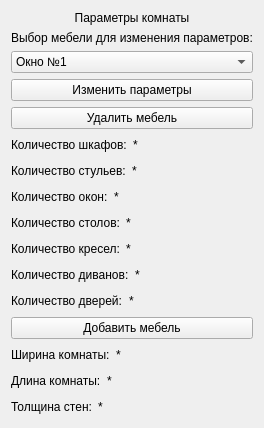
<?xml version="1.0" encoding="UTF-8"?>
<ui version="4.0">
 <class>ParametrWidget</class>
 <widget class="QWidget" name="ParametrWidget">
  <property name="geometry">
   <rect>
    <x>0</x>
    <y>0</y>
    <width>207</width>
    <height>374</height>
   </rect>
  </property>
  <property name="windowTitle">
   <string>Form</string>
  </property>
  <layout class="QVBoxLayout" name="verticalLayout">
   <item>
    <widget class="QLabel" name="mainText">
     <property name="text">
      <string>Параметры комнаты</string>
     </property>
     <property name="textFormat">
      <enum>Qt::AutoText</enum>
     </property>
     <property name="alignment">
      <set>Qt::AlignCenter</set>
     </property>
    </widget>
   </item>
   <item>
    <widget class="QLabel" name="label_2">
     <property name="text">
      <string>Выбор мебели для изменения параметров:</string>
     </property>
    </widget>
   </item>
   <item>
    <widget class="QComboBox" name="selectFunitureComboBox">
     <property name="currentText">
      <string>Окно №1</string>
     </property>
     <item>
      <property name="text">
       <string>Окно №1</string>
      </property>
     </item>
     <item>
      <property name="text">
       <string>Стул №1</string>
      </property>
     </item>
    </widget>
   </item>
   <item>
    <widget class="QPushButton" name="changeParamButton">
     <property name="text">
      <string>Изменить параметры</string>
     </property>
    </widget>
   </item>
   <item>
    <widget class="QPushButton" name="removeFurButton">
     <property name="text">
      <string>Удалить мебель</string>
     </property>
    </widget>
   </item>
   <item>
    <layout class="QHBoxLayout" name="horizontalLayout_5">
     <item>
      <widget class="QLabel" name="cupboardLabel">
       <property name="text">
        <string>Количество шкафов:</string>
       </property>
      </widget>
     </item>
     <item>
      <widget class="QLabel" name="cupboardCnt">
       <property name="text">
        <string>*</string>
       </property>
      </widget>
     </item>
     <item>
      <spacer name="horizontalSpacer_5">
       <property name="orientation">
        <enum>Qt::Horizontal</enum>
       </property>
       <property name="sizeHint" stdset="0">
        <size>
         <width>40</width>
         <height>20</height>
        </size>
       </property>
      </spacer>
     </item>
    </layout>
   </item>
   <item>
    <layout class="QHBoxLayout" name="horizontalLayout_3">
     <item>
      <widget class="QLabel" name="chairLabel">
       <property name="text">
        <string>Количество стульев:</string>
       </property>
      </widget>
     </item>
     <item>
      <widget class="QLabel" name="chairCnt">
       <property name="text">
        <string>*</string>
       </property>
      </widget>
     </item>
     <item>
      <spacer name="horizontalSpacer_3">
       <property name="orientation">
        <enum>Qt::Horizontal</enum>
       </property>
       <property name="sizeHint" stdset="0">
        <size>
         <width>40</width>
         <height>20</height>
        </size>
       </property>
      </spacer>
     </item>
    </layout>
   </item>
   <item>
    <layout class="QHBoxLayout" name="horizontalLayout">
     <item>
      <widget class="QLabel" name="windowLabel">
       <property name="text">
        <string>Количество окон:</string>
       </property>
      </widget>
     </item>
     <item>
      <widget class="QLabel" name="windowCnt">
       <property name="text">
        <string>*</string>
       </property>
      </widget>
     </item>
     <item>
      <spacer name="horizontalSpacer">
       <property name="orientation">
        <enum>Qt::Horizontal</enum>
       </property>
       <property name="sizeHint" stdset="0">
        <size>
         <width>40</width>
         <height>20</height>
        </size>
       </property>
      </spacer>
     </item>
    </layout>
   </item>
   <item>
    <layout class="QHBoxLayout" name="horizontalLayout_4">
     <item>
      <widget class="QLabel" name="tableLabel">
       <property name="text">
        <string>Количество столов:</string>
       </property>
      </widget>
     </item>
     <item>
      <widget class="QLabel" name="tableCnt">
       <property name="text">
        <string>*</string>
       </property>
      </widget>
     </item>
     <item>
      <spacer name="horizontalSpacer_4">
       <property name="orientation">
        <enum>Qt::Horizontal</enum>
       </property>
       <property name="sizeHint" stdset="0">
        <size>
         <width>40</width>
         <height>20</height>
        </size>
       </property>
      </spacer>
     </item>
    </layout>
   </item>
   <item>
    <layout class="QHBoxLayout" name="horizontalLayout_7">
     <item>
      <widget class="QLabel" name="armChairLabel">
       <property name="text">
        <string>Количество кресел:</string>
       </property>
      </widget>
     </item>
     <item>
      <widget class="QLabel" name="armChairCnt">
       <property name="text">
        <string>*</string>
       </property>
      </widget>
     </item>
     <item>
      <spacer name="horizontalSpacer_7">
       <property name="orientation">
        <enum>Qt::Horizontal</enum>
       </property>
       <property name="sizeHint" stdset="0">
        <size>
         <width>40</width>
         <height>20</height>
        </size>
       </property>
      </spacer>
     </item>
    </layout>
   </item>
   <item>
    <layout class="QHBoxLayout" name="horizontalLayout_6">
     <item>
      <widget class="QLabel" name="sofaLabel">
       <property name="text">
        <string>Количество диванов:</string>
       </property>
      </widget>
     </item>
     <item>
      <widget class="QLabel" name="sofaCnt">
       <property name="text">
        <string>*</string>
       </property>
      </widget>
     </item>
     <item>
      <spacer name="horizontalSpacer_6">
       <property name="orientation">
        <enum>Qt::Horizontal</enum>
       </property>
       <property name="sizeHint" stdset="0">
        <size>
         <width>40</width>
         <height>20</height>
        </size>
       </property>
      </spacer>
     </item>
    </layout>
   </item>
   <item>
    <layout class="QHBoxLayout" name="horizontalLayout_2">
     <item>
      <widget class="QLabel" name="doorsLable">
       <property name="text">
        <string>Количество дверей:</string>
       </property>
      </widget>
     </item>
     <item>
      <widget class="QLabel" name="doorsCnt">
       <property name="text">
        <string>*</string>
       </property>
      </widget>
     </item>
     <item>
      <spacer name="horizontalSpacer_2">
       <property name="orientation">
        <enum>Qt::Horizontal</enum>
       </property>
       <property name="sizeHint" stdset="0">
        <size>
         <width>40</width>
         <height>20</height>
        </size>
       </property>
      </spacer>
     </item>
    </layout>
   </item>
   <item>
    <widget class="QPushButton" name="addFurnitureButton">
     <property name="text">
      <string>Добавить мебель</string>
     </property>
    </widget>
   </item>
   <item>
    <layout class="QHBoxLayout" name="horizontalLayout_8">
     <item>
      <widget class="QLabel" name="label_5">
       <property name="text">
        <string>Ширина комнаты:</string>
       </property>
      </widget>
     </item>
     <item>
      <widget class="QLabel" name="widthRoom">
       <property name="text">
        <string>*</string>
       </property>
      </widget>
     </item>
     <item>
      <spacer name="horizontalSpacer_8">
       <property name="orientation">
        <enum>Qt::Horizontal</enum>
       </property>
       <property name="sizeHint" stdset="0">
        <size>
         <width>40</width>
         <height>20</height>
        </size>
       </property>
      </spacer>
     </item>
    </layout>
   </item>
   <item>
    <layout class="QHBoxLayout" name="horizontalLayout_9">
     <item>
      <widget class="QLabel" name="label_3">
       <property name="text">
        <string>Длина комнаты:</string>
       </property>
      </widget>
     </item>
     <item>
      <widget class="QLabel" name="heightRoom">
       <property name="text">
        <string>*</string>
       </property>
      </widget>
     </item>
     <item>
      <spacer name="horizontalSpacer_9">
       <property name="orientation">
        <enum>Qt::Horizontal</enum>
       </property>
       <property name="sizeHint" stdset="0">
        <size>
         <width>40</width>
         <height>20</height>
        </size>
       </property>
      </spacer>
     </item>
    </layout>
   </item>
   <item>
    <layout class="QHBoxLayout" name="horizontalLayout_10">
     <item>
      <widget class="QLabel" name="label_7">
       <property name="text">
        <string>Толщина стен:</string>
       </property>
      </widget>
     </item>
     <item>
      <widget class="QLabel" name="widthRoomWall">
       <property name="text">
        <string>*</string>
       </property>
      </widget>
     </item>
     <item>
      <spacer name="horizontalSpacer_10">
       <property name="orientation">
        <enum>Qt::Horizontal</enum>
       </property>
       <property name="sizeHint" stdset="0">
        <size>
         <width>40</width>
         <height>20</height>
        </size>
       </property>
      </spacer>
     </item>
    </layout>
   </item>
   <item>
    <spacer name="verticalSpacer">
     <property name="orientation">
      <enum>Qt::Vertical</enum>
     </property>
     <property name="sizeHint" stdset="0">
      <size>
       <width>20</width>
       <height>1</height>
      </size>
     </property>
    </spacer>
   </item>
  </layout>
 </widget>
 <resources/>
 <connections/>
</ui>
